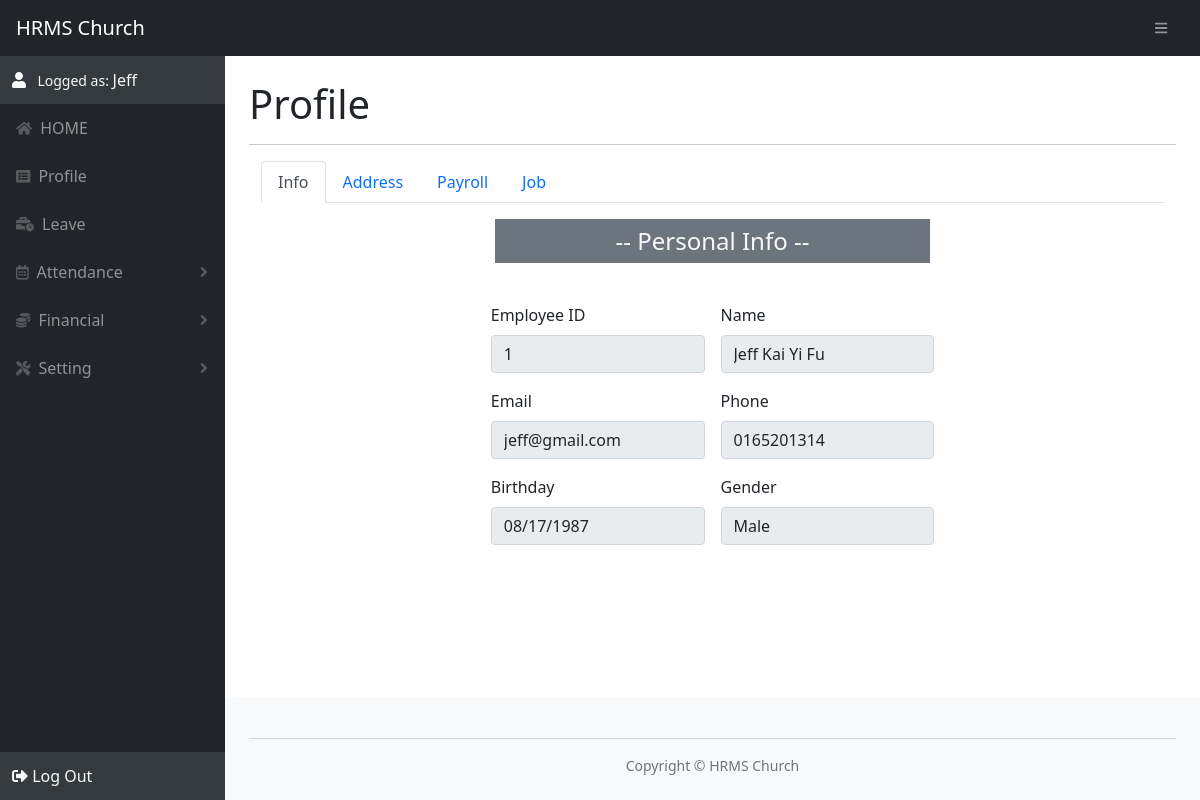
/employee.php (signed in), run on the app's committed database.
### tables this page shows
CREATE TABLE employee (
        employeeId INT NOT NULL PRIMARY KEY AUTO_INCREMENT,
        employeeName VARCHAR(255) NOT NULL,
        email VARCHAR(255) NOT NULL,
        pwd VARCHAR(255) NOT NULL,
        phone VARCHAR(255),
        birthday date,
        gender VARCHAR(16),
        
        address1 VARCHAR(255),
        address2 VARCHAR(255),
        address3 VARCHAR(255),
        stateTypeId TINYINT,
        postcode INT,
        city VARCHAR(255),

        epfAcc VARCHAR(255),
        socsoAcc VARCHAR(255),
        eisAcc VARCHAR(255),
        pcbAcc VARCHAR(255),

        startWorkDate date,
        endWorkDate date DEFAULT NULL,
        recruitmentId INT,

        FOREIGN KEY (stateTypeId) REFERENCES state_type(stateTypeId),
        FOREIGN KEY (recruitmentId) REFERENCES recruitment(recruitmentId)
    );

### function/checkSession.php (called while the page is built, shortened)
<?php
$logged_user_id = 0;
if(isset($_SESSION['userId'])) $logged_user_id = $_SESSION['userId'];
else $logged_user_id = 0;
function get_logged_user_id(){
    global $logged_user_id;
    return $logged_user_id;
}
?>

### template/employee/employee_profile.php (the view, shortened to what this page needs)
<?php
if(isset($_SESSION['employee'])){
    $emId = get_logged_user_id();
    $rsEmployee = $conn->query("SELECT * FROM employee WHERE employeeId='$emId'");
    for ($i=0; $i < $rsEmployee->num_rows; $i++) {
        $dataEm = $rsEmployee->fetch_assoc();
?>
<div class="container">
    <nav>
    <div class="nav nav-tabs" id="nav-tab" role="tablist">
        <button style="font-weight: 500" class="nav-link active" id="nav-personal-tab" data-bs-toggle="tab" data-bs-target="#nav-personal" type="button" role="tab" aria-controls="nav-personal" aria-selected="true">Info</button>
        <button style="font-weight: 500" class="nav-link" id="nav-address-tab" data-bs-toggle="tab" data-bs-target="#nav-address" type="button" role="tab" aria-controls="nav-address" aria-selected="false">Address</button>
        <button style="font-weight: 500" class="nav-link" id="nav-payroll-tab" data-bs-toggle="tab" data-bs-target="#nav-payroll" type="button" role="tab" aria-controls="nav-payroll" aria-selected="false">Payroll</button>
        <button style="font-weight: 500" class="nav-link" id="nav-recruitment-tab" data-bs-toggle="tab" data-bs-target="#nav-recruitment" type="button" role="tab" aria-controls="nav-recruitment" aria-selected="false">Job</button>
    </div>
    </nav>
    <div class="tab-content" id="nav-tabContent">
        <div class="tab-pane fade show active" id="nav-personal" role="tabpanel" aria-labelledby="nav-personal-tab">
            <div class="row g-3 mb-3 d-flex justify-content-center">
                <div class="row g-3 mb-3 d-flex justify-content-center">
                    <div class="col-lg-6 col-md-12">
                        <legend class="text-center bg-secondary text-light p-1">-- Personal Info --</legend>
                    </div>
                </div>
                <div class="col-lg-3 col-md-6">
                    <label for="emId" class="form-label">Employee ID</label>
                    <input type="text" class="form-control" name="emId" id="emId" value="<?= echo_txt($dataEm['employeeId']) ?>" disabled>
                </div>
                <div class="col-lg-3 col-md-6">
                    <label for="name" class="form-label">Name</label>
                    <input type="text" class="form-control" name="name" id="name" value="<?= echo_txt($dataEm['employeeName']) ?>" disabled>
                </div>
            </div>
            <div class="row g-3 mb-3 d-flex justify-content-center">
                <div class="col-lg-3 col-md-6">
                    <label for="email" class="form-label">Email</label>
                    <input type="email" class="form-control" name="email" id="email" value="<?= echo_txt($dataEm['email']) ?>" disabled>
                </div>
                <div class="col-lg-3 col-md-6">
                    <label for="phone" class="form-label">Phone</label>
                    <input type="tel" class="form-control" name="phone" id="phone" value="<?= echo_txt($dataEm['phone']) ?>" disabled>
                </div>
            </div>
            <div class="row g-3 mb-3 d-flex justify-content-center">
                <div class="col-lg-3 col-md-6">
                    <label for="birthday" class="form-label">Birthday</label>
                    <input type="date" class="form-control" name="birthday" id="birthday" value="<?= echo_txt($dataEm['birthday']) ?>" disabled>
                </div>
                <div class="col-lg-3 col-md-6">
                    <label for="gender" class="form-label">Gender</label>
                    <input type="text" class="form-control" name="gender" id="gender" value="<?= echo_txt($dataEm['gender']) ?>" disabled>
                </div>
            </div>
        </div>
                    <?php
                        $state = $dataEm['stateTypeId'];
                        $rsState = $conn->query("SELECT stateName FROM state_type WHERE stateTypeId='$state'");
                        for ($i=0; $i < $rsState->num_rows; $i++) {
                            $stateName = $rsState->fetch_array(MYSQLI_NUM);
                    ?>
                        <input type="text" class="form-control mb-2" name="state" id="state" value="<?= echo_txt($stateName[0]) ?>" disabled>
                    <?php
                        }
                    ?>
        <?php
            $reId = $dataEm['recruitmentId'];
            $rs = $conn->query("SELECT * FROM recruitment WHERE recruitmentId='$reId'");
            for ($i=0; $i < $rs->num_rows; $i++) {
        ?>
    </div>
</div>
<?php
        }
    }
}
?>

### data on the page
employee: emId "1", name "Jeff Kai Yi Fu", email "jeff@gmail.com", phone "0165201314", birthday "08/17/1987", gender "Male"

### other printed values
$logged_user "Jeff"
$title "Profile"
